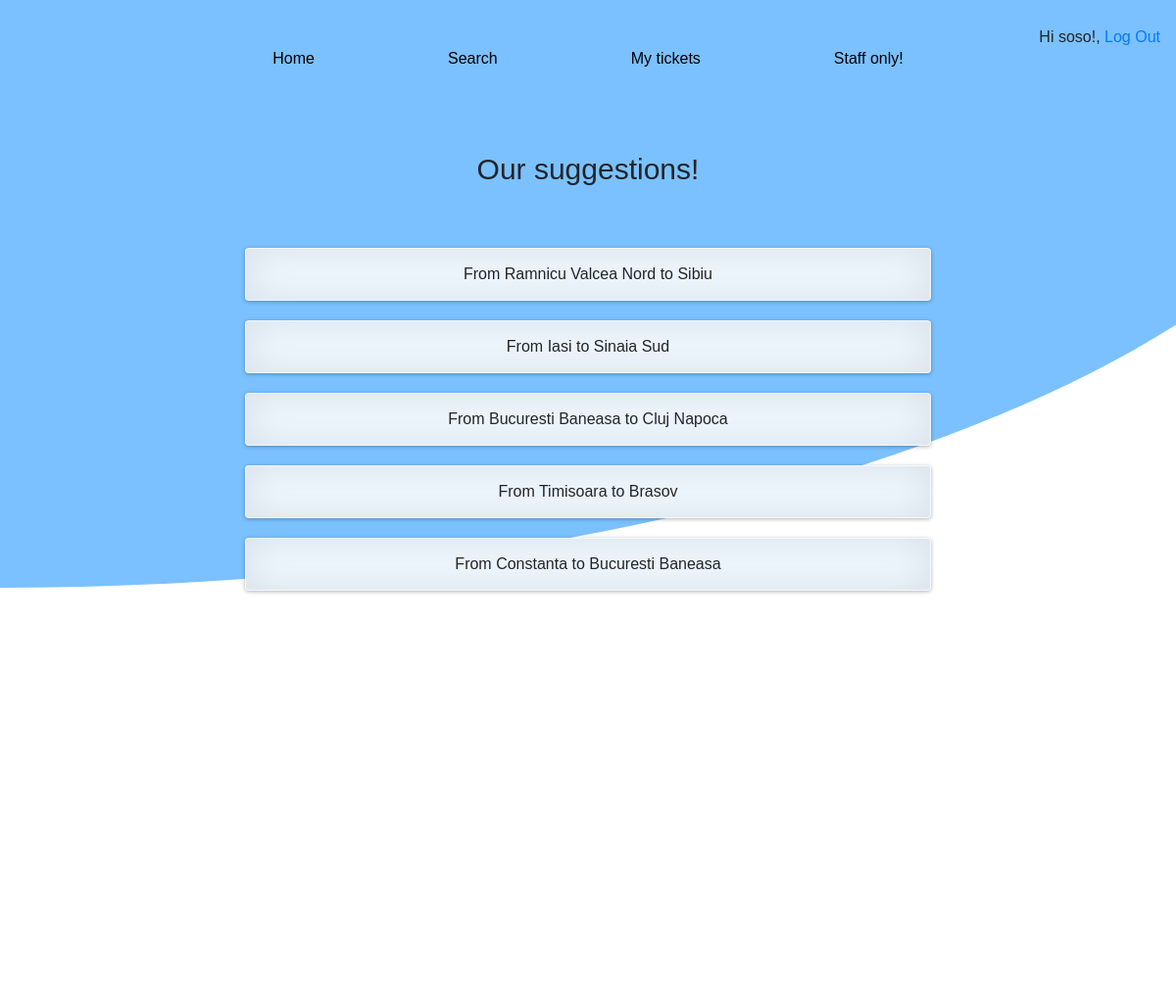
The app's page / (signed in) with its own data.
### trains/models.py (models this page shows, shortened)
class route(models.Model):
    origin = models.ForeignKey(station, on_delete=models.CASCADE, related_name="departures")
    destination = models.ForeignKey(station, on_delete=models.CASCADE, related_name="arrivals")
    duration = models.IntegerField()
    cost = models.IntegerField()

class station(models.Model):
    city = models.CharField(max_length=64)
    station = models.CharField(max_length=64)
    longitude = models.FloatField(default=1)
    latitude = models.FloatField(default=1)
    def __str__(self):
        return f"{self.station}"

### trains/views.py (the view)
# urls.py: path('', views.home2, name='home'),
def home2 (request):
    x= route.objects.all()
    count = x.count()
    random_id = random.sample(range(count),5)
    random_routes = [x[i] for i in random_id]
    return render (request, 'home.html', {
        "route":random_routes,
    })

### templates/home.html (shortened to what this page needs)
{% extends 'base.html' %}
{% block body %}
  {% if user.is_authenticated %}
    <div style="position:relative; bottom: 850px; font-family: 'Comic Sans MS', cursive, sans-serif; font-size: 30px;">
      <div class="d-flex justify-content-center">
        Our suggestions!
      </div>
    </div>
    <div>
      <div class="p-2">
        <form method="POST", action="{% url 'search2' %}">
        {% for route in route %}
        <div class="d-flex justify-content-center">
          <button name="route_id" value="{{route.id}}" class="btn" style=" margin-bottom: 20px; place-items: center; margin-left: auto ;margin-right: auto ; width: 700px; box-shadow: 0 1px 4px rgba(0, 0, 0, 0.3), 0 0 40px rgba(0, 0, 0, 0.1) inset; position:relative; bottom: 800px;background-color: aliceblue; font-family: 'Comic Sans MS', cursive, sans-serif; min-width: 150px;" onmouseover="this.style.backgroundColor='lightgrey';this.style.border='2px solid black'; this.style.color='black';" onmouseout="this.style.backgroundColor='aliceblue'; this.style.color='black'; this.style.border='';">
            <div>
              <div class="p-2">
                <div class="d-flex justify-content-center">
                  From {{route.origin}} to {{route.destination}}
                </div>
              </div>
            </div>
          </button>
        </div>
        {% endfor %}
        </form>
      </div>
    </div>
  {% endif %}
{% endblock %}

### templates/base.html (shortened to what this page needs)
<!DOCTYPE html>
{% load static %}
<html>
<head>
  {% load bootstrap4 %}
  {% bootstrap_css %}
  <link rel="stylesheet" href="{% static 'style.css' %}">
</head>
<body>
<div style="width:100%; height:1000px; background-color: rgb(123, 193, 255); background-size: cover; background-position: center; clip-path: ellipse(120% 60% at 0% 0%); font-family: 'Comic Sans MS', cursive, sans-serif;">
  {% if user.is_authenticated %}
  <header>
    <div>
      <nav>
          <div class="d-flex justify-content-center">
            <div class="d-flex">
              <div class="p-5" style="margin-left:20px; margin-right:20px;"><a href="/" style="color:black">Home</a></div>
              <div class="p-5" style="margin-left:20px; margin-right:20px;"><a href="/trains/trains" style="color:black">Search</a></div>
              <div class="p-5" style="margin-left:20px; margin-right:20px;"><a href="/your_routes" style="color:black">My tickets</a></div>
              {% if request.user.is_staff %}
              <div class="p-5" style="margin-left:20px; margin-right:20px;"><a href="/staff_only" style="color:black">Staff only!</a></div>
              {% endif %}
            </div>
            <div class="d-flex" style="position:absolute; right:0; margin-top: 10px;">
              <div class="justify-content-end p-3"><p>Hi {{ user.username }}!, <a href="{% url 'logout' %}">Log Out</a></p></div>
            </div>
          </div>
      </nav>
    </div>
  </header>
  {% endif %}
</div>
  {% load bootstrap4 %}
  {% block body %}
  {% endblock %}
</body>
</html>

### records on screen
route: {{ route.id }} 33 (drawn), origin "Ramnicu Valcea Nord", destination "Sibiu"
route: {{ route.id }} 8 (drawn), origin "Iasi", destination "Sinaia Sud"
route: {{ route.id }} 40 (drawn), origin "Bucuresti Baneasa", destination "Cluj Napoca"
route: {{ route.id }} 3 (drawn), origin "Timisoara", destination "Brasov"
route: {{ route.id }} 4 (drawn), origin "Constanta", destination "Bucuresti Baneasa"

### other values on screen
{{ user.username }} "soso"
